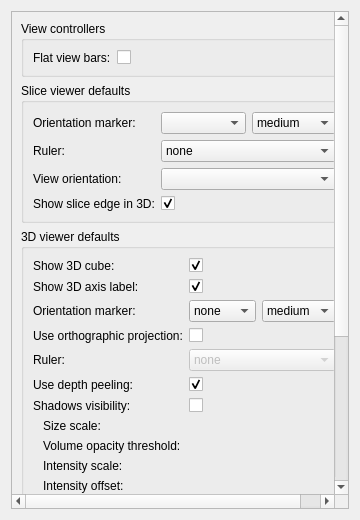
<?xml version="1.0" encoding="UTF-8"?>
<ui version="4.0">
 <class>qSlicerSettingsViewsPanel</class>
 <widget class="ctkSettingsPanel" name="qSlicerSettingsViewsPanel">
  <property name="geometry">
   <rect>
    <x>0</x>
    <y>0</y>
    <width>360</width>
    <height>520</height>
   </rect>
  </property>
  <property name="windowTitle">
   <string>ViewsSettings</string>
  </property>
  <layout class="QVBoxLayout" name="verticalLayout_2">
   <item>
    <widget class="QScrollArea" name="scrollArea">
     <property name="widgetResizable">
      <bool>true</bool>
     </property>
     <widget class="QWidget" name="scrollAreaWidgetContents">
      <property name="geometry">
       <rect>
        <x>0</x>
        <y>0</y>
        <width>340</width>
        <height>500</height>
       </rect>
      </property>
      <property name="sizePolicy">
       <sizepolicy hsizetype="Expanding" vsizetype="Expanding">
        <horstretch>0</horstretch>
        <verstretch>0</verstretch>
       </sizepolicy>
      </property>
      <layout class="QVBoxLayout" name="verticalLayout">
       <item>
        <widget class="ctkCollapsibleGroupBox" name="ViewControllersGroupBox">
         <property name="title">
          <string>View controllers</string>
         </property>
         <layout class="QFormLayout" name="ViewControllersFormLayout">
          <property name="fieldGrowthPolicy">
           <enum>QFormLayout::AllNonFixedFieldsGrow</enum>
          </property>
          <item row="0" column="0">
           <widget class="QLabel" name="FlatViewBarsLabel">
            <property name="text">
             <string>Flat view bars:</string>
            </property>
           </widget>
          </item>
          <item row="0" column="1">
           <widget class="ctkCheckBox" name="FlatViewBarsCheckBox">
            <property name="toolTip">
             <string>Show compact, flat bars above the slice and 3D views: orientation, slice position, link, options and maximize. Uncheck to use the classic bars. Takes effect after a restart.</string>
            </property>
           </widget>
          </item>
         </layout>
        </widget>
       </item>
       <item>
        <widget class="ctkCollapsibleGroupBox" name="CollapsibleGroupBox">
         <property name="title">
          <string>Slice viewer defaults</string>
         </property>
         <layout class="QFormLayout" name="formLayout_2">
          <property name="fieldGrowthPolicy">
           <enum>QFormLayout::AllNonFixedFieldsGrow</enum>
          </property>
          <item row="0" column="0">
           <widget class="QLabel" name="SliceOrientationMarkerLabel">
            <property name="text">
             <string>Orientation marker:</string>
            </property>
           </widget>
          </item>
          <item row="0" column="1">
           <layout class="QHBoxLayout" name="horizontalLayout_2">
            <item>
             <widget class="ctkComboBox" name="SliceOrientationMarkerTypeComboBox"/>
            </item>
            <item>
             <widget class="ctkComboBox" name="SliceOrientationMarkerSizeComboBox">
              <property name="currentIndex">
               <number>1</number>
              </property>
              <item>
               <property name="text">
                <string>small</string>
               </property>
              </item>
              <item>
               <property name="text">
                <string>medium</string>
               </property>
              </item>
              <item>
               <property name="text">
                <string>large</string>
               </property>
              </item>
             </widget>
            </item>
           </layout>
          </item>
          <item row="1" column="0">
           <widget class="QLabel" name="SliceRulerLabel">
            <property name="text">
             <string>Ruler:</string>
            </property>
           </widget>
          </item>
          <item row="1" column="1">
           <widget class="ctkComboBox" name="SliceRulerTypeComboBox">
            <item>
             <property name="text">
              <string>none</string>
             </property>
            </item>
            <item>
             <property name="text">
              <string>thin</string>
             </property>
            </item>
            <item>
             <property name="text">
              <string>thick</string>
             </property>
            </item>
           </widget>
          </item>
          <item row="2" column="0">
           <widget class="QLabel" name="SliceViewOrientationLabel">
            <property name="text">
             <string>View orientation:</string>
            </property>
           </widget>
          </item>
          <item row="2" column="1">
           <widget class="ctkComboBox" name="SliceViewOrientationComboBox">
            <property name="currentIndex">
             <number>-1</number>
            </property>
           </widget>
          </item>
          <item row="3" column="0">
           <widget class="QLabel" name="SliceViewOrientationLabel_2">
            <property name="text">
             <string>Show slice edge in 3D:</string>
            </property>
           </widget>
          </item>
          <item row="3" column="1">
           <widget class="ctkCheckBox" name="SliceEdgeVisibility3DCheckBox">
            <property name="toolTip">
             <string>Show colored frame around the slice when displayed in 3D views.</string>
            </property>
            <property name="checked">
             <bool>true</bool>
            </property>
           </widget>
          </item>
         </layout>
        </widget>
       </item>
       <item>
        <widget class="ctkCollapsibleGroupBox" name="CollapsibleGroupBox_2">
         <property name="title">
          <string>3D viewer defaults</string>
         </property>
         <layout class="QFormLayout" name="formLayout_3">
          <property name="fieldGrowthPolicy">
           <enum>QFormLayout::AllNonFixedFieldsGrow</enum>
          </property>
          <item row="0" column="0">
           <widget class="QLabel" name="ThreeDBoxVisibilityLabel">
            <property name="text">
             <string>Show 3D cube:</string>
            </property>
           </widget>
          </item>
          <item row="0" column="1">
           <widget class="ctkCheckBox" name="ThreeDBoxVisibilityCheckBox">
            <property name="checked">
             <bool>true</bool>
            </property>
           </widget>
          </item>
          <item row="1" column="0">
           <widget class="QLabel" name="ThreeDAxisLabelsVisibilityLabel">
            <property name="text">
             <string>Show 3D axis label:</string>
            </property>
           </widget>
          </item>
          <item row="1" column="1">
           <widget class="ctkCheckBox" name="ThreeDAxisLabelsVisibilityCheckBox">
            <property name="checked">
             <bool>true</bool>
            </property>
           </widget>
          </item>
          <item row="2" column="0">
           <widget class="QLabel" name="ThreeDOrientationMarkerLabel">
            <property name="text">
             <string>Orientation marker:</string>
            </property>
           </widget>
          </item>
          <item row="2" column="1">
           <layout class="QHBoxLayout" name="horizontalLayout_3">
            <item>
             <widget class="ctkComboBox" name="ThreeDOrientationMarkerTypeComboBox">
              <item>
               <property name="text">
                <string>none</string>
               </property>
              </item>
              <item>
               <property name="text">
                <string>cube</string>
               </property>
              </item>
              <item>
               <property name="text">
                <string>human</string>
               </property>
              </item>
              <item>
               <property name="text">
                <string>axes</string>
               </property>
              </item>
             </widget>
            </item>
            <item>
             <widget class="ctkComboBox" name="ThreeDOrientationMarkerSizeComboBox">
              <property name="currentIndex">
               <number>1</number>
              </property>
              <item>
               <property name="text">
                <string>small</string>
               </property>
              </item>
              <item>
               <property name="text">
                <string>medium</string>
               </property>
              </item>
              <item>
               <property name="text">
                <string>large</string>
               </property>
              </item>
             </widget>
            </item>
           </layout>
          </item>
          <item row="3" column="0">
           <widget class="QLabel" name="label">
            <property name="text">
             <string>Use orthographic projection:</string>
            </property>
           </widget>
          </item>
          <item row="3" column="1">
           <widget class="ctkCheckBox" name="ThreeDUseOrthographicProjectionCheckBox"/>
          </item>
          <item row="4" column="0">
           <widget class="QLabel" name="ThreeDRulerTypeLabel">
            <property name="text">
             <string>Ruler:</string>
            </property>
           </widget>
          </item>
          <item row="4" column="1">
           <widget class="ctkComboBox" name="ThreeDRulerTypeComboBox">
            <property name="enabled">
             <bool>false</bool>
            </property>
            <property name="toolTip">
             <string>Ruler is only displayed if orthographic projection mode is used.</string>
            </property>
            <item>
             <property name="text">
              <string>none</string>
             </property>
            </item>
            <item>
             <property name="text">
              <string>thin</string>
             </property>
            </item>
            <item>
             <property name="text">
              <string>thick</string>
             </property>
            </item>
           </widget>
          </item>
          <item row="5" column="0">
           <widget class="QLabel" name="ThreeDUseDepthPeelingLabel">
            <property name="text">
             <string>Use depth peeling:</string>
            </property>
           </widget>
          </item>
          <item row="5" column="1">
           <widget class="ctkCheckBox" name="ThreeDUseDepthPeelingCheckBox">
            <property name="toolTip">
             <string>Enabling depth peeling improves rendering of transparent models at the cost of higher computational cost.</string>
            </property>
            <property name="checked">
             <bool>true</bool>
            </property>
           </widget>
          </item>
          <item row="6" column="0">
           <widget class="QLabel" name="ThreeDShadowsVisibilityLabel">
            <property name="text">
             <string>Shadows visibility:</string>
            </property>
           </widget>
          </item>
          <item row="6" column="1">
           <widget class="ctkCheckBox" name="ThreeDShadowsVisibilityCheckBox">
            <property name="toolTip">
             <string>Show shadows by default to improve depth perception</string>
            </property>
            <property name="checked">
             <bool>false</bool>
            </property>
           </widget>
          </item>
          <item row="7" column="0">
           <widget class="QLabel" name="ThreeDAmbientShadowsSizeScaleLabel">
            <property name="text">
             <string>Size scale:</string>
            </property>
            <property name="indent">
             <number>10</number>
            </property>
           </widget>
          </item>
          <item row="7" column="1">
           <widget class="ctkSliderWidget" name="ThreeDAmbientShadowsSizeScaleSlider" native="true">
            <property name="enabled">
             <bool>false</bool>
            </property>
            <property name="singleStep" stdset="0">
             <double>0.010000000000000</double>
            </property>
            <property name="pageStep" stdset="0">
             <double>0.100000000000000</double>
            </property>
            <property name="minimum" stdset="0">
             <double>-3.000000000000000</double>
            </property>
            <property name="maximum" stdset="0">
             <double>3.000000000000000</double>
            </property>
           </widget>
          </item>
          <item row="8" column="0">
           <widget class="QLabel" name="ThreeDAmbientShadowsVolumeOpacityThresholdLabel">
            <property name="text">
             <string>Volume opacity threshold:</string>
            </property>
            <property name="indent">
             <number>10</number>
            </property>
           </widget>
          </item>
          <item row="8" column="1">
           <widget class="ctkSliderWidget" name="ThreeDAmbientShadowsVolumeOpacityThresholdSlider" native="true">
            <property name="enabled">
             <bool>false</bool>
            </property>
            <property name="decimals" stdset="0">
             <number>2</number>
            </property>
            <property name="singleStep" stdset="0">
             <double>0.010000000000000</double>
            </property>
            <property name="pageStep" stdset="0">
             <double>0.100000000000000</double>
            </property>
            <property name="maximum" stdset="0">
             <double>1.000000000000000</double>
            </property>
            <property name="value" stdset="0">
             <double>0.250000000000000</double>
            </property>
            <property name="suffix" stdset="0">
             <string/>
            </property>
           </widget>
          </item>
          <item row="10" column="0">
           <widget class="QLabel" name="ThreeDAmbientShadowsIntensityScaleLabel">
            <property name="text">
             <string>Intensity scale:</string>
            </property>
            <property name="indent">
             <number>10</number>
            </property>
           </widget>
          </item>
          <item row="10" column="1">
           <widget class="ctkSliderWidget" name="ThreeDAmbientShadowsIntensityScaleSlider" native="true">
            <property name="enabled">
             <bool>false</bool>
            </property>
            <property name="singleStep" stdset="0">
             <double>0.010000000000000</double>
            </property>
            <property name="pageStep" stdset="0">
             <double>0.100000000000000</double>
            </property>
            <property name="minimum" stdset="0">
             <double>0.000000000000000</double>
            </property>
            <property name="maximum" stdset="0">
             <double>3.000000000000000</double>
            </property>
            <property name="value" stdset="0">
             <double>1.000000000000000</double>
            </property>
           </widget>
          </item>
          <item row="11" column="0">
           <widget class="QLabel" name="ThreeDAmbientShadowsIntensityShiftLabel">
            <property name="text">
             <string>Intensity offset:</string>
            </property>
            <property name="indent">
             <number>10</number>
            </property>
           </widget>
          </item>
          <item row="11" column="1">
           <widget class="ctkSliderWidget" name="ThreeDAmbientShadowsIntensityShiftSlider" native="true">
            <property name="enabled">
             <bool>false</bool>
            </property>
            <property name="singleStep" stdset="0">
             <double>0.010000000000000</double>
            </property>
            <property name="pageStep" stdset="0">
             <double>0.100000000000000</double>
            </property>
            <property name="minimum" stdset="0">
             <double>0.000000000000000</double>
            </property>
            <property name="maximum" stdset="0">
             <double>1.000000000000000</double>
            </property>
            <property name="value" stdset="0">
             <double>0.000000000000000</double>
            </property>
           </widget>
          </item>
         </layout>
        </widget>
       </item>
       <item>
        <widget class="ctkCollapsibleGroupBox" name="ThreeDBackgroundGroupBox">
         <property name="toolTip">
          <string>Changes in this group are saved and applied to the 3D views immediately. &quot;Use theme colors&quot; returns to the theme defaults.</string>
         </property>
         <property name="title">
          <string>3D view background</string>
         </property>
         <layout class="QFormLayout" name="ThreeDBackgroundFormLayout">
          <property name="fieldGrowthPolicy">
           <enum>QFormLayout::AllNonFixedFieldsGrow</enum>
          </property>
          <item row="0" column="0">
           <widget class="QLabel" name="ThreeDBackgroundColor2Label">
            <property name="text">
             <string>Top color:</string>
            </property>
           </widget>
          </item>
          <item row="0" column="1">
           <widget class="ctkColorPickerButton" name="ThreeDBackgroundColor2Button">
            <property name="toolTip">
             <string>Color at the top of the background of new 3D views.</string>
            </property>
           </widget>
          </item>
          <item row="1" column="0">
           <widget class="QLabel" name="ThreeDBackgroundColorLabel">
            <property name="text">
             <string>Bottom color:</string>
            </property>
           </widget>
          </item>
          <item row="1" column="1">
           <widget class="ctkColorPickerButton" name="ThreeDBackgroundColorButton">
            <property name="toolTip">
             <string>Color at the bottom of the background of new 3D views.</string>
            </property>
           </widget>
          </item>
          <item row="2" column="0">
           <widget class="QLabel" name="ThreeDBoxVisibleLabel">
            <property name="text">
             <string>Show box:</string>
            </property>
           </widget>
          </item>
          <item row="2" column="1">
           <widget class="ctkCheckBox" name="ThreeDBoxVisibleCheckBox">
            <property name="toolTip">
             <string>Show the bounding box around the 3D scene in new 3D views.</string>
            </property>
           </widget>
          </item>
          <item row="3" column="0">
           <widget class="QLabel" name="ThreeDBoxColorLabel">
            <property name="text">
             <string>Box color:</string>
            </property>
           </widget>
          </item>
          <item row="3" column="1">
           <widget class="ctkColorPickerButton" name="ThreeDBoxColorButton">
            <property name="toolTip">
             <string>Color of the bounding box in new 3D views.</string>
            </property>
           </widget>
          </item>
          <item row="4" column="1">
           <widget class="QPushButton" name="ThreeDBackgroundResetButton">
            <property name="toolTip">
             <string>Use the colors of the current theme (dark or light) for the 3D view background and box.</string>
            </property>
            <property name="text">
             <string>Use theme colors</string>
            </property>
           </widget>
          </item>
         </layout>
        </widget>
       </item>
       <item>
        <layout class="QHBoxLayout" name="horizontalLayout">
         <item>
          <widget class="QLabel" name="MSAALabel">
           <property name="text">
            <string>Multi-sampling (MSAA):</string>
           </property>
          </widget>
         </item>
         <item>
          <widget class="QComboBox" name="MSAAComboBox">
           <property name="sizePolicy">
            <sizepolicy hsizetype="Expanding" vsizetype="Fixed">
             <horstretch>0</horstretch>
             <verstretch>0</verstretch>
            </sizepolicy>
           </property>
           <property name="toolTip">
            <string>&lt;!DOCTYPE HTML PUBLIC &quot;-//W3C//DTD HTML 4.0//EN&quot; &quot;http://www.w3.org/TR/REC-html40/strict.dtd&quot;&gt;
&lt;html&gt;&lt;head&gt;&lt;meta name=&quot;qrichtext&quot; content=&quot;1&quot; /&gt;&lt;style type=&quot;text/css&quot;&gt;
p, li { white-space: pre-wrap; }
&lt;/style&gt;&lt;/head&gt;&lt;body style=&quot; font-family:'MS Shell Dlg 2'; font-size:8.25pt; font-weight:400; font-style:normal;&quot;&gt;
&lt;p style=&quot; margin-top:0px; margin-bottom:0px; margin-left:0px; margin-right:0px; -qt-block-indent:0; text-indent:0px;&quot;&gt;&lt;span style=&quot; font-size:8pt;&quot;&gt;Use multisampling for full-screen anti-aliasing.&lt;/span&gt;&lt;/p&gt;&lt;/body&gt;&lt;/html&gt;</string>
           </property>
          </widget>
         </item>
        </layout>
       </item>
       <item>
        <spacer name="verticalSpacer">
         <property name="orientation">
          <enum>Qt::Vertical</enum>
         </property>
         <property name="sizeType">
          <enum>QSizePolicy::Expanding</enum>
         </property>
         <property name="sizeHint" stdset="0">
          <size>
           <width>20</width>
           <height>40</height>
          </size>
         </property>
        </spacer>
       </item>
      </layout>
     </widget>
    </widget>
   </item>
  </layout>
 </widget>
 <customwidgets>
  <customwidget>
   <class>ctkCheckBox</class>
   <extends>QCheckBox</extends>
   <header>ctkCheckBox.h</header>
  </customwidget>
  <customwidget>
   <class>ctkColorPickerButton</class>
   <extends>QPushButton</extends>
   <header>ctkColorPickerButton.h</header>
  </customwidget>
  <customwidget>
   <class>ctkCollapsibleGroupBox</class>
   <extends>QGroupBox</extends>
   <header>ctkCollapsibleGroupBox.h</header>
   <container>1</container>
  </customwidget>
  <customwidget>
   <class>ctkComboBox</class>
   <extends>QComboBox</extends>
   <header>ctkComboBox.h</header>
  </customwidget>
  <customwidget>
   <class>ctkSettingsPanel</class>
   <extends>QWidget</extends>
   <header>ctkSettingsPanel.h</header>
   <container>1</container>
  </customwidget>
  <customwidget>
   <class>ctkSliderWidget</class>
   <extends>QWidget</extends>
   <header>ctkSliderWidget.h</header>
  </customwidget>
 </customwidgets>
 <resources/>
 <connections>
  <connection>
   <sender>ThreeDUseOrthographicProjectionCheckBox</sender>
   <signal>toggled(bool)</signal>
   <receiver>ThreeDRulerTypeComboBox</receiver>
   <slot>setEnabled(bool)</slot>
   <hints>
    <hint type="sourcelabel">
     <x>439</x>
     <y>228</y>
    </hint>
    <hint type="destinationlabel">
     <x>439</x>
     <y>257</y>
    </hint>
   </hints>
  </connection>
  <connection>
   <sender>ThreeDShadowsVisibilityCheckBox</sender>
   <signal>toggled(bool)</signal>
   <receiver>ThreeDAmbientShadowsSizeScaleSlider</receiver>
   <slot>setEnabled(bool)</slot>
   <hints>
    <hint type="sourcelabel">
     <x>189</x>
     <y>289</y>
    </hint>
    <hint type="destinationlabel">
     <x>206</x>
     <y>315</y>
    </hint>
   </hints>
  </connection>
  <connection>
   <sender>ThreeDShadowsVisibilityCheckBox</sender>
   <signal>toggled(bool)</signal>
   <receiver>ThreeDAmbientShadowsVolumeOpacityThresholdSlider</receiver>
   <slot>setEnabled(bool)</slot>
   <hints>
    <hint type="sourcelabel">
     <x>305</x>
     <y>292</y>
    </hint>
    <hint type="destinationlabel">
     <x>314</x>
     <y>336</y>
    </hint>
   </hints>
  </connection>
  <connection>
   <sender>ThreeDShadowsVisibilityCheckBox</sender>
   <signal>toggled(bool)</signal>
   <receiver>ThreeDAmbientShadowsIntensityScaleSlider</receiver>
   <slot>setEnabled(bool)</slot>
   <hints>
    <hint type="sourcelabel">
     <x>305</x>
     <y>292</y>
    </hint>
    <hint type="destinationlabel">
     <x>314</x>
     <y>360</y>
    </hint>
   </hints>
  </connection>
  <connection>
   <sender>ThreeDShadowsVisibilityCheckBox</sender>
   <signal>toggled(bool)</signal>
   <receiver>ThreeDAmbientShadowsIntensityShiftSlider</receiver>
   <slot>setEnabled(bool)</slot>
   <hints>
    <hint type="sourcelabel">
     <x>305</x>
     <y>292</y>
    </hint>
    <hint type="destinationlabel">
     <x>314</x>
     <y>384</y>
    </hint>
   </hints>
  </connection>
 </connections>
</ui>
